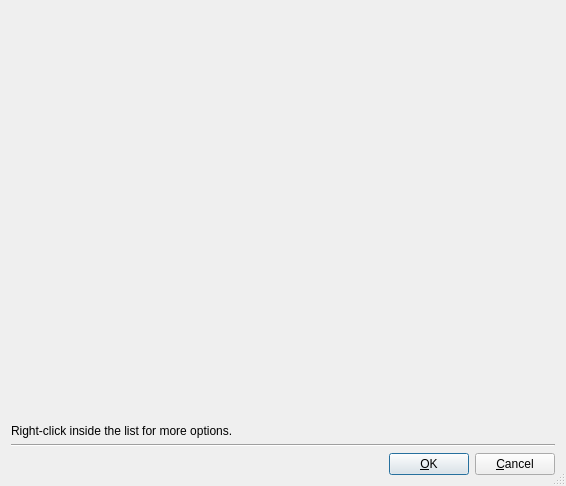
<?xml version="1.0" encoding="UTF-8"?>
<ui version="4.0">
 <class>QueryViewLayout</class>
 <widget class="QDialog" name="QueryViewLayout">
  <property name="geometry">
   <rect>
    <x>0</x>
    <y>0</y>
    <width>566</width>
    <height>486</height>
   </rect>
  </property>
  <property name="windowTitle">
   <string>Query Results</string>
  </property>
  <property name="sizeGripEnabled">
   <bool>true</bool>
  </property>
  <layout class="QVBoxLayout">
   <item>
    <widget class="QueryView" name="m_pView" native="true"/>
   </item>
   <item>
    <widget class="QLabel" name="textLabel1">
     <property name="sizePolicy">
      <sizepolicy hsizetype="Preferred" vsizetype="Fixed">
       <horstretch>0</horstretch>
       <verstretch>0</verstretch>
      </sizepolicy>
     </property>
     <property name="text">
      <string>Right-click inside the list for more options.</string>
     </property>
     <property name="wordWrap">
      <bool>false</bool>
     </property>
    </widget>
   </item>
   <item>
    <widget class="Line" name="line1">
     <property name="frameShape">
      <enum>QFrame::HLine</enum>
     </property>
     <property name="frameShadow">
      <enum>QFrame::Sunken</enum>
     </property>
    </widget>
   </item>
   <item>
    <layout class="QHBoxLayout" name="hbox1">
     <property name="spacing">
      <number>6</number>
     </property>
     <property name="margin">
      <number>0</number>
     </property>
     <item>
      <spacer name="Horizontal Spacing2">
       <property name="orientation">
        <enum>Qt::Horizontal</enum>
       </property>
       <property name="sizeType">
        <enum>QSizePolicy::Expanding</enum>
       </property>
       <property name="sizeHint" stdset="0">
        <size>
         <width>20</width>
         <height>20</height>
        </size>
       </property>
      </spacer>
     </item>
     <item>
      <widget class="QPushButton" name="buttonOk">
       <property name="text">
        <string>&amp;OK</string>
       </property>
       <property name="shortcut">
        <string/>
       </property>
       <property name="autoDefault">
        <bool>true</bool>
       </property>
       <property name="default">
        <bool>true</bool>
       </property>
      </widget>
     </item>
     <item>
      <widget class="QPushButton" name="buttonCancel">
       <property name="text">
        <string>&amp;Cancel</string>
       </property>
       <property name="shortcut">
        <string/>
       </property>
       <property name="autoDefault">
        <bool>true</bool>
       </property>
      </widget>
     </item>
    </layout>
   </item>
  </layout>
 </widget>
 <layoutdefault spacing="6" margin="11"/>
 <customwidgets>
  <customwidget>
   <class>QueryView</class>
   <extends>QWidget</extends>
   <header location="local">queryview.h</header>
  </customwidget>
 </customwidgets>
 <resources/>
 <connections>
  <connection>
   <sender>buttonOk</sender>
   <signal>clicked()</signal>
   <receiver>QueryViewLayout</receiver>
   <slot>accept()</slot>
   <hints>
    <hint type="sourcelabel">
     <x>20</x>
     <y>20</y>
    </hint>
    <hint type="destinationlabel">
     <x>20</x>
     <y>20</y>
    </hint>
   </hints>
  </connection>
  <connection>
   <sender>buttonCancel</sender>
   <signal>clicked()</signal>
   <receiver>QueryViewLayout</receiver>
   <slot>reject()</slot>
   <hints>
    <hint type="sourcelabel">
     <x>20</x>
     <y>20</y>
    </hint>
    <hint type="destinationlabel">
     <x>20</x>
     <y>20</y>
    </hint>
   </hints>
  </connection>
 </connections>
</ui>
